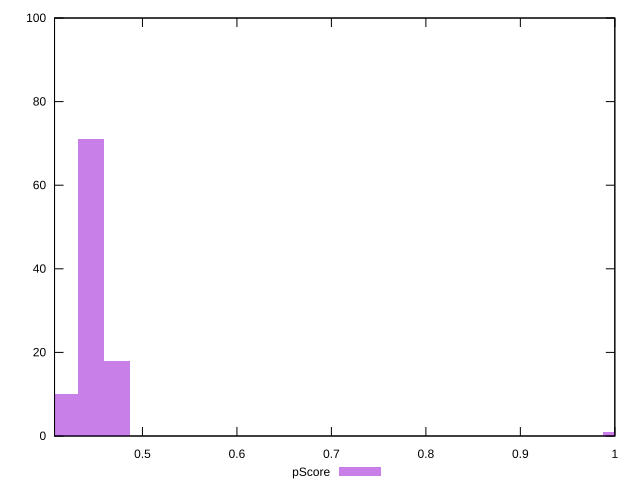

This chart was generated by the following gnuplot code:
reset

$pScore <<EOF
0.41741544321236873 10
0.44524313942652666 71
0.4730708356406846 18
1.001797063709685 1
EOF

set key outside below
set boxwidth 0.027827696214157916
set xrange [0.40694117647058825:1]
set yrange [0:100]
set trange [0:100]
set style fill transparent solid 0.5 noborder
set terminal svg size 640, 490 enhanced background rgb 'white'
set output "report_00013_2021-02-09T12-04-24.940Z/uses-rel-preload/samples/pages+cached+noadtech+nomedia/pScore/histogram.svg"

plot $pScore title "pScore" with boxes

reset
